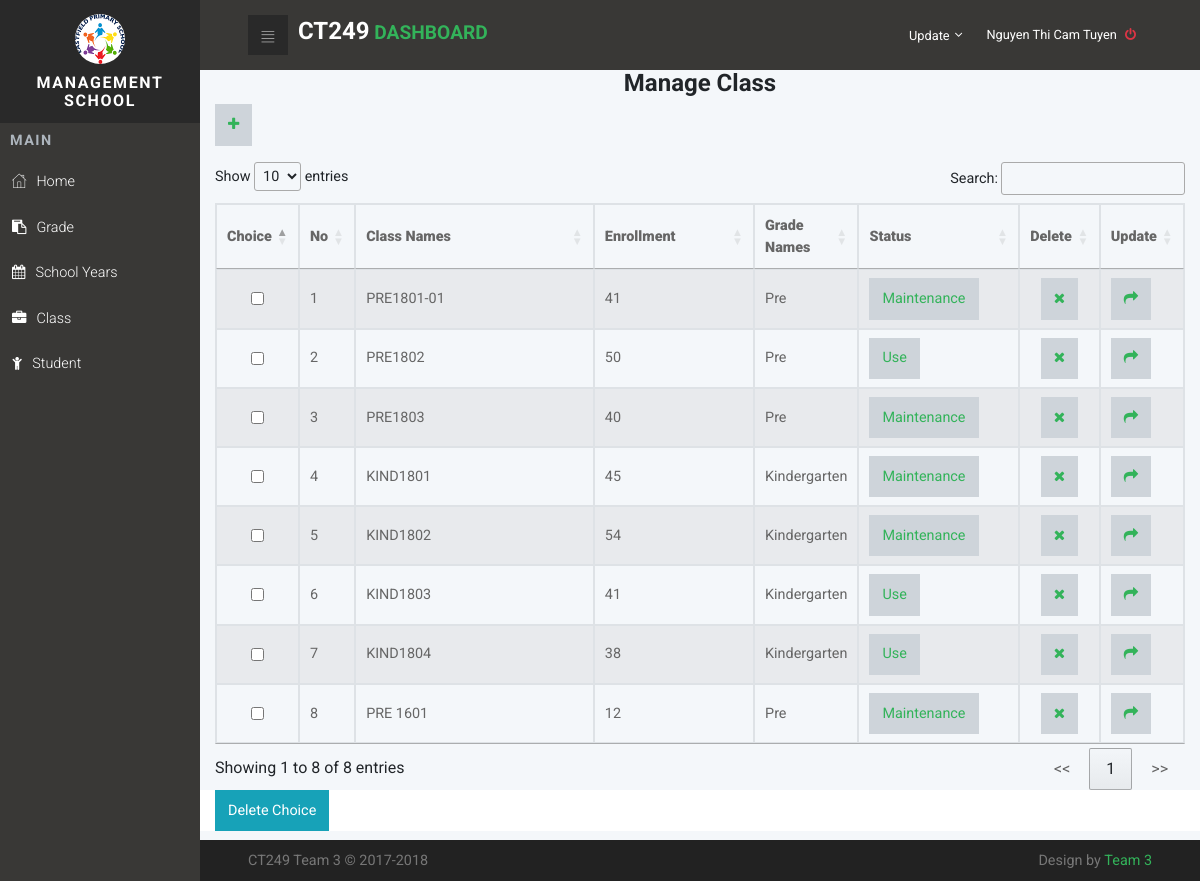
Page /index.php?page=Class (signed in) on the committed database.
### tables this page shows
CREATE TABLE IF NOT EXISTS `Personnel` (
  `PersonnelCode` varchar(150) NOT NULL,
  `PersonnelName` varchar(150) NOT NULL,
  `PersonnelPass` varchar(150) NOT NULL,
  `PersonnelBirth` date NOT NULL,
  `PersonnelGender` tinyint(4) NOT NULL,
  `PersonnelAddress` text NOT NULL,
  `PersonnelNum` varchar(15) NOT NULL,
  `PersonnelEmail` varchar(50) NOT NULL,
  `PersonnelActive` int(11) DEFAULT '0',
  `PersonnelNote` smallint(6) DEFAULT '1',
  `PositionId` int(11) NOT NULL,
  `RoleId` int(11) NOT NULL,
  `PersonnelStatus` int(11) DEFAULT '0'
);

CREATE TABLE IF NOT EXISTS `Class` (
  `ClassId` int(10) NOT NULL,
  `ClassName` varchar(100) NOT NULL,
  `Enrollment` int(10) unsigned NOT NULL,
  `ClassStatus` tinyint(4) DEFAULT '0',
  `GradeId` int(11) NOT NULL
);

CREATE TABLE IF NOT EXISTS `Grade` (
  `GradeId` int(11) NOT NULL,
  `GradeName` varchar(50) NOT NULL
);

### resource/class/Class.php (the view, shortened to what this page needs)
<div class="container">
	<form name="frmXoa" method="post" action="">
		<h1 class="text-center">Manage Class</h1>
		<p>
			<a  class="btn btn-default" href="?page=AddClass">
				<i class="fa fa-plus"></i>
			</a>
		</p>
		<table class="table-striped table-responsive table-bordered" id="myTable">
			<thead>
				<tr>
					<th ><strong>Choice</strong></th>
					<th ><strong>No</strong></th>
					<th class='col-md-3'><strong>Class Names</strong></th>
                    <th class='col-md-2'><strong>Enrollment</strong></th>
                    <th class='col-md-1'><strong>Grade Names</strong></th>
                    <th class='col-md-2'><strong>Status</strong></th>
					<th class='col-md-1'><strong>Delete</strong></th>
					<th class='col-md-1'><strong>Update</strong></th>
				</tr>
			</thead>
			<tbody>
				<?php
				$num=1;
				$result = mysqli_query($conn,"SELECT `ClassId`,`ClassName`,`Enrollment`,`ClassStatus`, `GradeName` FROM `Class` c
                JOIN Grade g ON c.GradeId= g.GradeId");
				while($row=mysqli_fetch_array($result, MYSQLI_ASSOC))
				{
					?>
					<tr>
						<td><input name="checkbox[]" type="checkbox" id="checkbox[]" class="form-control" value="<?php echo $row["ClassId"] ?>"></td>
						<td><?php echo $num ?></td>
						<td><?php echo $row["ClassName"] ?></td>
                        <td><?php echo $row["Enrollment"] ?></td>
                        <td><?php echo $row["GradeName"] ?></td>
                        <td>
						<form  method="post" >
                                            <?php
                                            if ($row["ClassStatus"]==1){
                                                echo '<a class="btn btn-default" href="?page=ActiveClass&ClassStatus='.$row["ClassStatus"].'&ClassId='.$row["ClassId"].'">Use</a>';
                                            }
                                            else {
                                                echo '<a class="btn btn-default" href="?page=ActiveClass&ClassStatus='.$row["ClassStatus"].'&ClassId='.$row["ClassId"].'">Maintenance</a>';
                                            }
                    ?>
                    </form>
						</td>
						<td align='center'>
							<a class="btn btn-default"   href="?page=Class&ma=<?php echo $row['ClassId']; ?>" onclick="return deleteConfirm()">
								<i class="fa fa-remove"></i></a>
							</td>
							<td>
								<a class="btn btn-default" href="?page=UpdateClass&ma=<?php
								echo $row['ClassId'];?>"><i class="fa fa-share"></i></a>
							</td>
						</tr>
						<?php
						$num++;
					}
					?>
				</tbody>
			</table>
			<div class="row" style="background-color:#FFF">
				<div class="col-md-12">
					<input type="submit" value="Delete Choice" name="btnDelete" id="btnDelete" onclick='return deleteConfirm()' class="btn btn-info"/>
				</div>
			</div>
		</form>
	</div>

### index.php (shortened to what this page needs)
<?php
if(!isset($_SESSION['Username'])):
	echo '<meta http-equiv="refresh" content="0; URL=login.php"/>';
else:
function PersonnelLogin($conn, $PersonnelCode) {
  $sql_query_Personnel = "SELECT PersonnelName FROM `Personnel` WHERE `PersonnelCode` = '{$PersonnelCode}'";
  $sql_result_Personnel = mysqli_query($conn,$sql_query_Personnel)  or die(mysql_error());
  while ($row = $sql_result_Personnel->fetch_assoc()) {
    echo $row['PersonnelName'];
}
}
?>
<!DOCTYPE html>
<html>
  <head>
    <link rel="stylesheet" href="vendor/bootstrap/css/bootstrap.min.css">
    <link rel="stylesheet" href="vendor/font-awesome/css/font-awesome.min.css">
    <link rel="stylesheet" href="css/fontastic.css">
    <link rel="stylesheet" href="css/grasp_mobile_progress_circle-1.0.0.min.css">
    <link rel="stylesheet" href="vendor/malihu-custom-scrollbar-plugin/jquery.mCustomScrollbar.css">
    <link rel="stylesheet" href="css/style.default.css" id="theme-stylesheet">
    <link rel="stylesheet" href="css/custom.css">
  </head>
  <body>
  <?php
  include_once('config/connect.php');
	$_user = $_SESSION['Username'];
	$sql_query_role = "SELECT RoleDetail FROM `Role` JOIN `Personnel` ON Role.RoleId = Personnel.RoleId WHERE Personnel.PersonnelCode = '{$_user}'";
	$result_role = mysqli_query($conn,$sql_query_role);
	$row_role_details = mysqli_fetch_array($result_role);
	$role_details_arr = explode(',',$row_role_details[0]);
  ?>
    <nav class="side-navbar">
      <div class="side-navbar-wrapper">
        <div class="sidenav-header d-flex align-items-center justify-content-center">
          <div class="sidenav-header-inner text-center"><img src="img/logo.png" alt="person" class="img-fluid rounded-circle">
            <h2 class="h5">Management School </h2>
          </div>
        </div>
        <div class="main-menu">
          <h5 class="sidenav-heading">Main</h5>
          <ul id="side-main-menu" class="side-menu list-unstyled">
						<?php if(in_array('home', $role_details_arr)) echo '<li><a href="index.php"> <i class="icon-home"></i>Home</a></li>'; ?>
						<?php if(in_array('grade', $role_details_arr)) echo '<li><a href="?page=grade"> <i class="fa fa-clipboard"></i>Grade</a></li>'; ?>
						<?php if(in_array('schoolyears', $role_details_arr)) echo '<li><a href="?page=SchoolYears"> <i class="fa fa-calendar"></i>School Years</a></li>'; ?>
						<?php if(in_array('class', $role_details_arr)) echo '<li><a href="?page=Class"> <i class="	fa fa-briefcase"></i>Class</a></li>'; ?>
						<?php if(in_array('student', $role_details_arr)) echo '<li><a href="?page=Student"> <i class="fa fa-child"></i>Student</a></li>'; ?>
          </ul>
        </div>
      </div>
    </nav>
    <div class="page">
      <header class="header">
        <nav class="navbar">
          <div class="container-fluid">
            <div class="navbar-holder d-flex align-items-center justify-content-between">
              <div class="navbar-header"><a id="toggle-btn" href="index.php" class="menu-btn"><i class="icon-bars"> </i></a><a href="#" class="navbar-brand">
                  <div class="brand-text d-none d-md-inline-block"><span><h1>CT249</h1> </span><strong class="text-primary"> Dashboard</strong></div></a></div>
              <ul class="nav-menu list-unstyled d-flex flex-md-row align-items-md-center">
                <?php
                if (isset($_SESSION['Username']) && $_SESSION['Username'] != "")
                {
                ?>
                <li class="nav-item "><a id="languages" rel="nofollow"  href="?page=UpdatePersonnel"  aria-haspopup="true" aria-expanded="false" class="nav-link language dropdown-toggle"><span class="d-none d-sm-inline-block">Update</span></a>
                <?php }?>
                </li>
                <li class="nav-item"><a href="logout.php" class="nav-link logout"> <span class="d-none d-sm-inline-block"><?php if(isset($_SESSION["Username"])){PersonnelLogin($conn, $_SESSION["Username"]); echo "  <i class='fa fa-power-off text-danger'></i>"; }?></span></a></li>
              </ul>
            </div>
          </div>
        </nav>
      </header>
<?php
if(isset($_GET['page']))
{
  $page = $_GET['page'];
  if($page=="Class")
  {
    include_once("resource/class/Class.php");
  }
}
else
include_once('body.php')
?>
      <footer class="main-footer">
        <div class="container-fluid">
          <div class="row">
            <div class="col-sm-6">
              <p>CT249 Team 3 &copy; 2017-2018</p>
            </div>
            <div class="col-sm-6 text-right">
              <p>Design by <a href="Index.php" class="external">Team 3</a></p>
            </div>
          </div>
        </div>
      </footer>
    </div>
    <link rel="stylesheet" type="text/css" href="//cdn.datatables.net/1.10.16/css/jquery.dataTables.min.css"/>
  </body>
</html>
<?php
endif;
?>

### css/style.default.css (style rules this page uses)
a { display: inline-block; text-decoration: none; color: #fff; }
body { overflow-x: hidden; }
i { display: inline-block; }
span { display: inline-block; }
i[class*='icon-'] { -webkit-transform: translateY(4px); transform: translateY(4px); }
table { font-size: 0.9em; color: #666; }
.page { position: absolute; top: 0; right: 0; -webkit-transition: width 0.3s linear; transition: width 0.3s linear; width: calc(100% - 200px); background-color: #F4F7FA; min-height: 100vh; padding-bottom: 50px; }
h2 { color: #555; font-weight: 400; }
@media (min-width: 768px) { .container-fluid { padding: 0 3rem; } }
nav.navbar { background: #393836; padding: .8rem 0; }
nav.navbar .container-fluid { width: 100%; }
nav.navbar .navbar-holder { width: 100%; }
nav.navbar a { font-size: .8rem; color: #fff; position: relative; }
nav.navbar a.language span { margin-left: .2rem; vertical-align: middle; }
nav.navbar a.logout i { margin-left: 5px; }
nav.navbar a.navbar-brand { margin-left: 10px; }
nav.navbar .brand-text { text-transform: uppercase; }
nav.navbar .brand-text strong { font-size: 1.5em; }
nav.navbar .nav-menu { margin-bottom: 0; }
nav.navbar .dropdown-toggle::after { border: none !important; content: '\f107'; vertical-align: baseline; font-family: 'FontAwesome'; margin-left: .3rem; }
nav.navbar a.menu-btn { width: 40px; height: 40px; line-height: 40px; background: #292929; color: #fff; text-align: center; padding: 0 !important; }
nav.navbar a.menu-btn i[class*='icon-'] { -webkit-transform: translateY(4px); transform: translateY(4px); }
.side-navbar { position: fixed; top: 0; left: 0; width: 200px; height: 100%; width: 200px; text-align: left; background: #393836; color: #fff; z-index: 999; overflow-y: auto; -webkit-transition: all 0.3s; transition: all 0.3s; }
.side-navbar li { position: relative; }
.side-navbar li a { position: relative; font-size: .9rem; font-weight: 300; color: #fff; text-decoration: none; width: 100%; padding: 12px; }
.side-navbar .sidenav-header { background: #292929; padding: 14px; margin-bottom: 10px; }
.side-navbar .sidenav-header img { width: 50px; height: 50px; }
.side-navbar .sidenav-header h2 { margin: 10px 0 0; text-transform: uppercase; letter-spacing: .1em; }
.side-navbar .sidenav-heading { font-weight: 700; color: #adb5bd; font-size: .9rem; text-transform: uppercase; letter-spacing: .1em; margin-left: 10px; margin-top: 10px; margin-bottom: 10px; }
.side-navbar i[class*='icon-'] { -webkit-transform: translateY(2px); transform: translateY(2px); }
.side-navbar i { font-size: inherit; margin-right: 10px; }
footer.main-footer { position: absolute; width: 100%; bottom: 0; background: #222; padding: 10px 0; }
footer.main-footer p { font-size: 0.7em; color: #777; margin: 0; }
@media (min-width: 768px) { footer.main-footer p { font-size: 0.9em; } }
input.form-control { border-radius: 0; }
.navbar { padding: 0.5rem 1rem; }
.navbar-brand { display: inline-block; padding-top: 0.3125rem; padding-bottom: 0.3125rem; margin-right: 1rem; font-size: 1.25rem; }
.btn { font-weight: 400; border: 1px solid transparent; padding: 0.55rem 0.75rem; font-size: 0.9rem; line-height: 1.5; border-radius: 0; -webkit-transition: background-color 0.15s ease-in-out, border-color 0.15s ease-in-out, -webkit-box-shadow 0.15s ease-in-out; transition: background-color 0.15s ease-in-out, border-color 0.15s ease-in-out, -webkit-box-shadow 0.15s ease-in-out; transition: background-color 0.15s ease-in-out, border-color 0.15s ease-in-out, box-shadow 0.15s ease-in-out; transition: background-color 0.15s ease-in-out, border-color 0.15s ease-in-out, box-shadow 0.15s ease-in-out, -webkit-box-shadow 0.15s ease-in-out; }
.btn-info { color: color-yiq(#17a2b8); background-color: #17a2b8; border-color: #17a2b8; }
.btn-default { color: color-yiq(#ced4da); background-color: #ced4da; border-color: #ced4da; }
body { font-family: "Roboto", sans-serif; font-size: 1rem; font-weight: 400; line-height: 1.5; color: #212529; background-color: #fff; }
a { color: #33b35a; text-decoration: none; }
h1, h2, h3, h4, h5, h6, .h1, .h2, .h3, .h4, .h5, .h6 { margin-bottom: 0.5rem; font-family: inherit; font-weight: 700; line-height: 1.1; color: inherit; }
h1, .h1 { font-size: 1.5rem; }
h2, .h2 { font-size: 1.3rem; }
h5, .h5 { font-size: 1rem; }
.text-primary { color: #33b35a !important; }
.text-danger { color: #dc3545 !important; }
.nav-link { padding: 0.5rem 1rem; }

### rows in the picture
personnel: PersonnelName "Nguyen Thi Cam Tuyen"
class: ClassName "PRE1801-01", Enrollment "41", GradeId.GradeName "Pre"
class: ClassName "PRE1802", Enrollment "50", GradeId.GradeName "Pre"
class: ClassName "PRE1803", Enrollment "40", GradeId.GradeName "Pre"
class: ClassName "KIND1801", Enrollment "45", GradeId.GradeName "Kindergarten"
class: ClassName "KIND1802", Enrollment "54", GradeId.GradeName "Kindergarten"
class: ClassName "KIND1803", Enrollment "41", GradeId.GradeName "Kindergarten"
class: ClassName "KIND1804", Enrollment "38", GradeId.GradeName "Kindergarten"
class: ClassName "PRE 1601", Enrollment "12", GradeId.GradeName "Pre"
